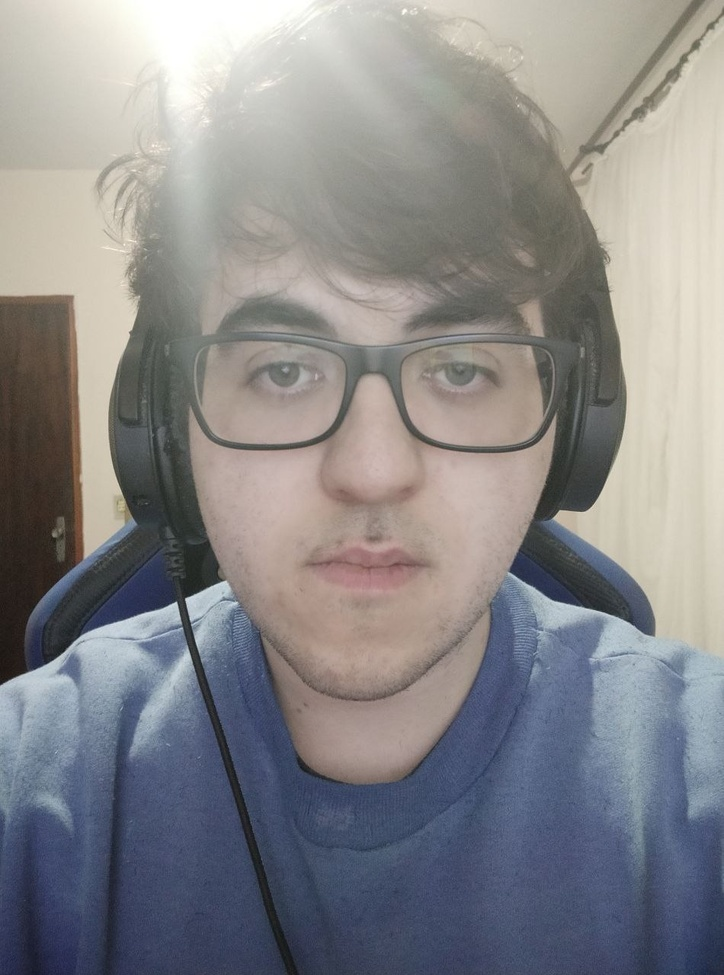
#> input picture reports/report6/src/2/fernandoa.jpg, 724 x 975 px, shrunk from 950 x 1280 before the run, given in place of the camera
$ python webcam_harris.py
#> lines starting #> are read from the running program, lines starting #| are printed output that depends on the picture; after the words box and inside, x2 and y2 are one past the last pixel; in counts of white or black regions, pixels touching at a corner belong together
import numpy as np
import cv2 as cv

cap = cv.VideoCapture(0)

if not cap.isOpened():
    print("Cannot open camera")
    exit()

while True:
    # Capture frame-by-frame
    ret, frame = cap.read()
#> frame is the input picture: shape (975, 724, 3); mean B, G, R 137.3, 135.4, 136.2
    # if frame is read correctly ret is True
    if not ret:
        print("Can't receive frame (stream end?). Exiting ...")
        break

    gray = cv.cvtColor(frame, cv.COLOR_BGR2GRAY)
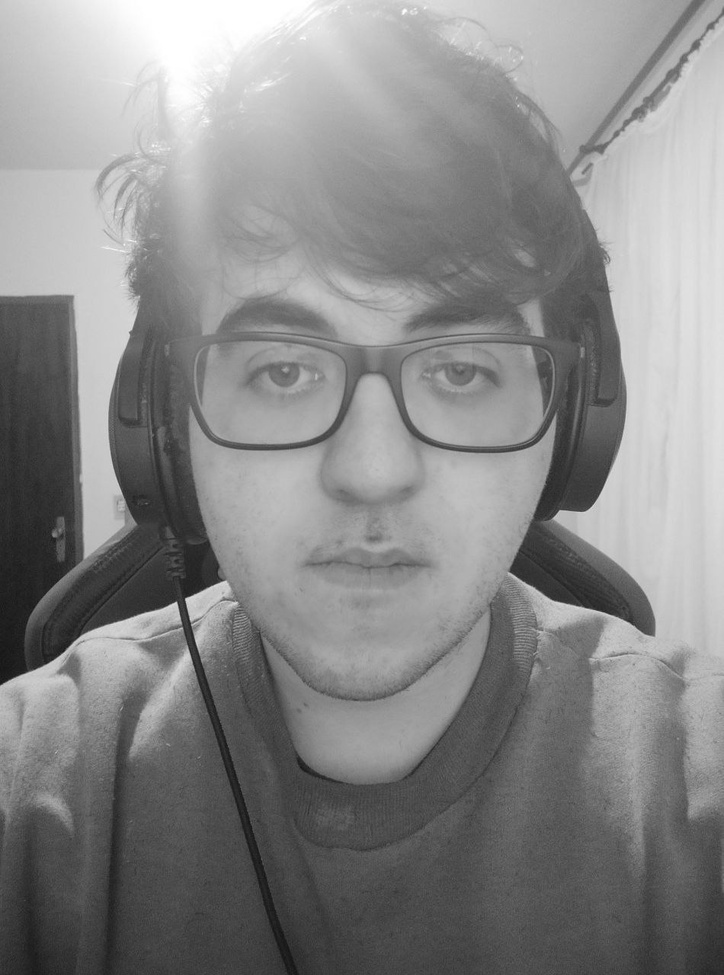
#> gray: shape (975, 724); min 18, max 255, mean 135.8
    gray = np.float32(gray)
    dst = cv.cornerHarris(gray, 2, 3, 0.04)
    dst = cv.dilate(dst, None)

    frame[dst > 0.01 * dst.max()] = [0, 0, 255]
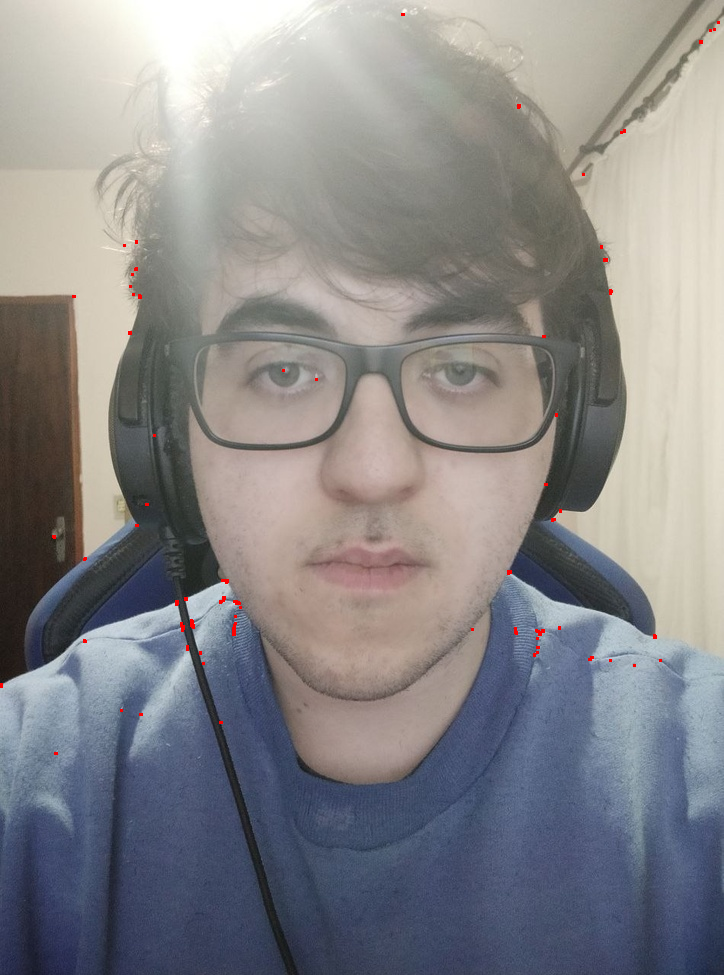
#> frame: shape (975, 724, 3); 0.15% of pixels changed, all inside (x1, y1, x2, y2) = (0, 13, 720, 755)

    # Display the resulting frame
    cv.imshow('frame', frame)

    # Salva a foto do frame quando a tecla Enter for pressionada
    if cv.waitKey(1) == 13:
#> (key q is pressed here)
        cv.imwrite('img_harris.jpg', frame)
        break

    # Check if the 'q' key is pressed to quit the loop
    if cv.waitKey(1) == ord('q'):
#> (key q is pressed here)
        break

# When everything is done, release the capture
cap.release()
cv.destroyAllWindows()
